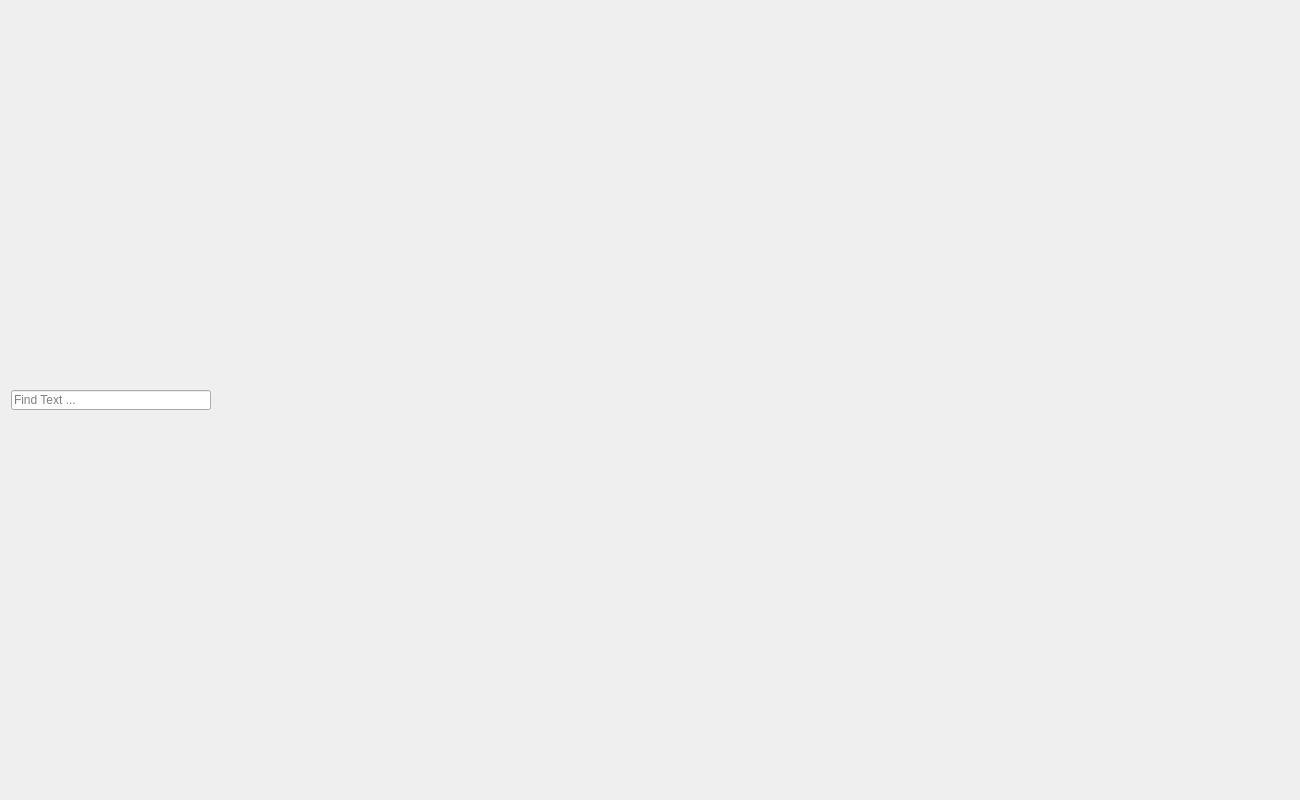
<?xml version="1.0" encoding="UTF-8"?>
<ui version="4.0">
 <class>DicomTagsWidget</class>
 <widget class="QWidget" name="DicomTagsWidget">
  <property name="geometry">
   <rect>
    <x>0</x>
    <y>0</y>
    <width>1300</width>
    <height>800</height>
   </rect>
  </property>
  <property name="windowTitle">
   <string>Form</string>
  </property>
  <layout class="QVBoxLayout" name="layut">
   <item>
    <layout class="QHBoxLayout" name="horizontalLayout">
     <item>
      <widget class="QLineEdit" name="filter">
       <property name="minimumSize">
        <size>
         <width>200</width>
         <height>20</height>
        </size>
       </property>
       <property name="maximumSize">
        <size>
         <width>200</width>
         <height>20</height>
        </size>
       </property>
       <property name="inputMask">
        <string/>
       </property>
       <property name="text">
        <string/>
       </property>
       <property name="placeholderText">
        <string>Find Text ...</string>
       </property>
      </widget>
     </item>
     <item>
      <spacer name="horizontalSpacer">
       <property name="orientation">
        <enum>Qt::Horizontal</enum>
       </property>
       <property name="sizeHint" stdset="0">
        <size>
         <width>40</width>
         <height>20</height>
        </size>
       </property>
      </spacer>
     </item>
    </layout>
   </item>
  </layout>
 </widget>
 <resources/>
 <connections/>
</ui>
